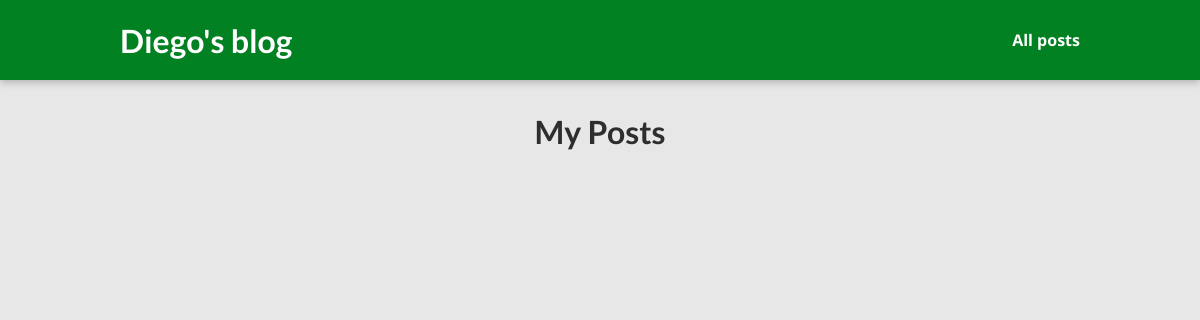
The app's page /posts, older data.
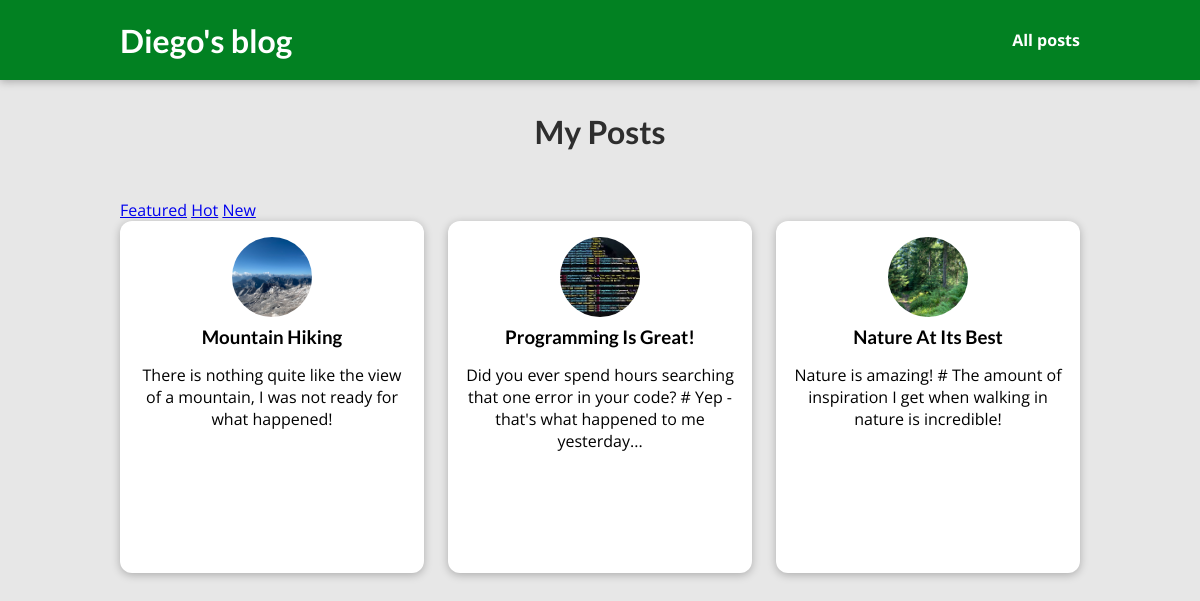
The same page, newer data.
### blog/models.py (models this page shows, shortened)
class Tag(models.Model):
    caption = models.CharField(max_length=50)
    class Meta:
        verbose_name = "Tag"
        verbose_name_plural = "Tags"

class Post(models.Model):
    title = models.CharField(max_length=150)
    slug = models.SlugField(unique=True, db_index=True)
    image = models.ImageField(upload_to="images", null=True)
    author = models.ForeignKey("Author", on_delete=models.CASCADE)
    date = models.DateField(auto_now=True)
    excerpt = models.CharField(max_length=180)
    content = models.TextField(validators=[MinLengthValidator(10)])
    tag = models.ManyToManyField("Tag", related_query_name="tags")

### blog/views.py (the view)
# urls.py: path("posts", views.PostListView.as_view(), name='blog-posts'),
class PostListView(ListView):
    model = Post
    template_name = "blog/all-posts.html"
    context_object_name = "posts"
    def get_context_data(self, **kwargs):
        context = super().get_context_data(**kwargs)
        context["tags"] = Tag.objects.all()
        return context

### blog/templates/blog/all-posts.html (shortened to what this page needs)
{% extends 'base.html' %}
{% load static %}
{% block css_files %}
    <link rel="stylesheet" href="{% static 'blog/all-posts.css' %}">
    <link rel="stylesheet" href="{% static 'blog/includes/post.css' %}">
{% endblock css_files %}
{% block content %}
<section id="all-posts">
    <h2>My Posts</h2>
    <nav>
        {% for tag in tags %}
            <a href="{% url 'tags' tag.caption %}">{{tag.caption}}</a>
        {% endfor %}
    </nav>
    <ul>
        {% for  post in posts %}
            {% include 'blog/includes/post.html' %}
        {% endfor %}
    </ul>
</section>
{% endblock content %}

### templates/base.html (shortened to what this page needs)
{% load static %}
<!DOCTYPE html>
<html lang="en">
<head>
    <link rel="stylesheet" href="{% static 'app.css' %}">
    {% block css_files %}
    {% endblock css_files %}
</head>
<body>
    <header id="main-navigation">
        <h1><a href="{% url 'blog-index' %}">Diego's blog</a></h1>
        <nav>
            <a href="{% url 'blog-posts' %}">All posts</a>
        </nav>
    </header>
    {% block content %}
    {% endblock content %}
</body>
</html>

### blog/templates/blog/includes/post.html
<li>
    <article class="post">
        <a href="{% url 'blog-post-details' post.slug %}">
            <img src="{{ post.image.url }}" alt="{{post.title}}">
            <div class="post__content">
                <h3>{{ post.title }}</h3>
                <p> {{ post.excerpt }} </p>
            </div>
        </a>
    </article>
</li>

### static/app.css (style rules this page uses)
* { box-sizing: border-box; }
html { font-family: 'Open Sans', 'Lato', sans-serif; }
body { margin: 0; }
h1, h2, h3 { font-family: 'Lato', sans-serif; font-weight: bold; }
#main-navigation { width: 100%; height: 5rem; display: flex; justify-content: space-between; align-items: center; padding: 0 10%; position: absolute; top: 0; left: 0; }
#main-navigation a { text-decoration: none; color: white; font-weight: bold; }

### blog/static/blog/all-posts.css (style rules this page uses)
body { background-color: #e7e7e7; }
#main-navigation { background-color: #028122; box-shadow: 0 2px 8px rgba(0, 0, 0, 0.25); }
#all-posts { margin: 7rem auto; width: 90%; max-width: 60rem; }
#all-posts h2 { text-align: center; font-size: 2rem; color: #2e2e2e; margin: 3rem 0; }
ul { list-style: none; margin: 0; padding: 0; display: grid; grid-template-columns: repeat(auto-fill, minmax(17rem, 1fr)); gap: 1.5rem; }
.post img { width: 7rem; height: 7rem; }
.post a { height: 22rem; transform-origin: center; box-shadow: 0 2px 8px rgba(0, 0, 0, 0.25); border-radius: 12px; background-color: white; }

### blog/static/blog/includes/post.css (style rules this page uses)
.post { display: flex; flex-direction: column; align-items: center; text-align: center; }
.post a { text-decoration: none; color: black; transition: all 0.2s ease; padding: 1rem; }
.post img { width: 5rem; height: 5rem; object-fit: cover; border-radius: 50%; }
.post h3 { margin: 0.25rem 0; }

Row changes from the older to the newer data that the page shows:
added Tag: caption "Featured"
added Tag: caption "Hot"
added Tag: caption "New"
added Post: image (picture), title "Mountain Hiking", excerpt "There is nothing quite like the view of a mountain, I was not ready for what happened!"
added Post: image (picture), title "Programming Is Great!", excerpt "Did you ever spend hours searching that one error in your code? # Yep - that's what happened to me yesterday..."
added Post: image (picture), title "Nature At Its Best", excerpt "Nature is amazing! # The amount of inspiration I get when walking in nature is incredible!"
